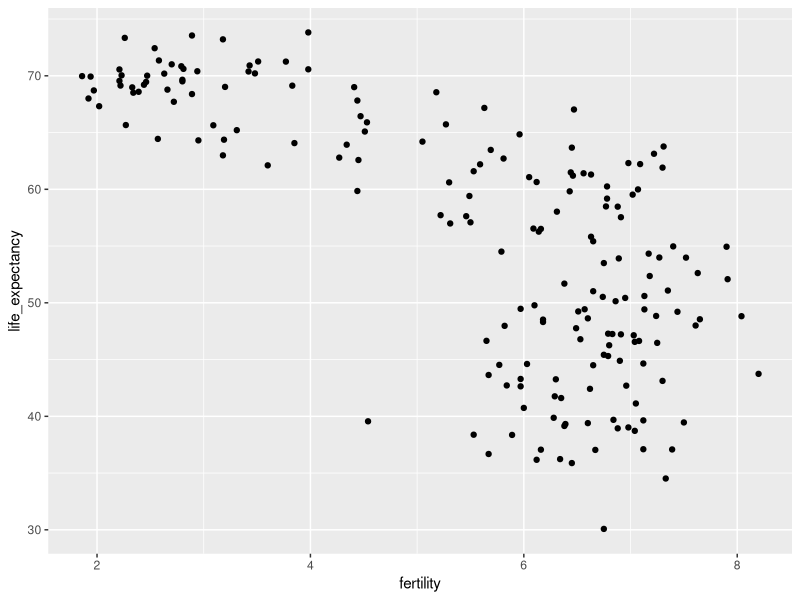
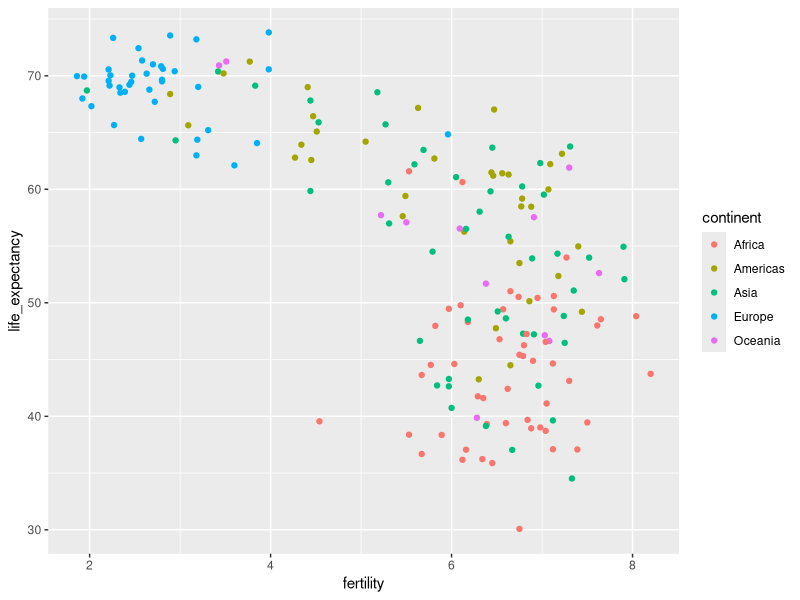
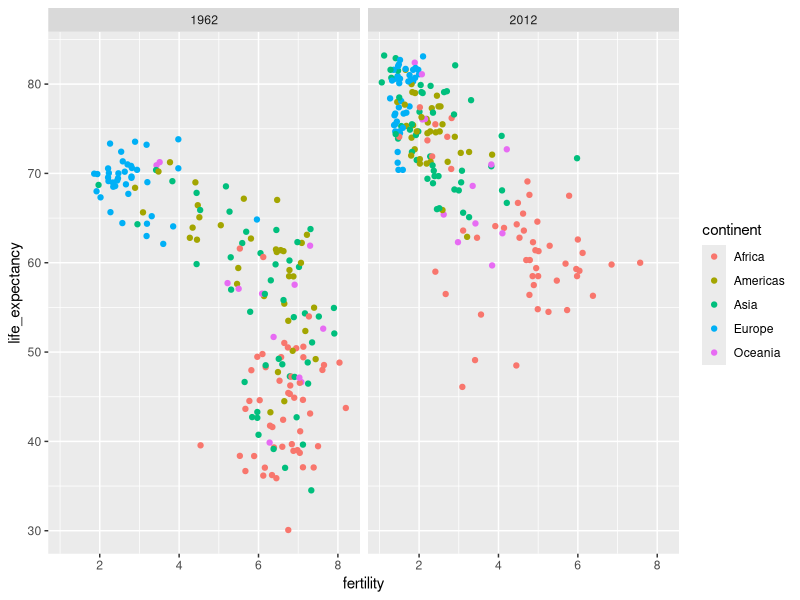
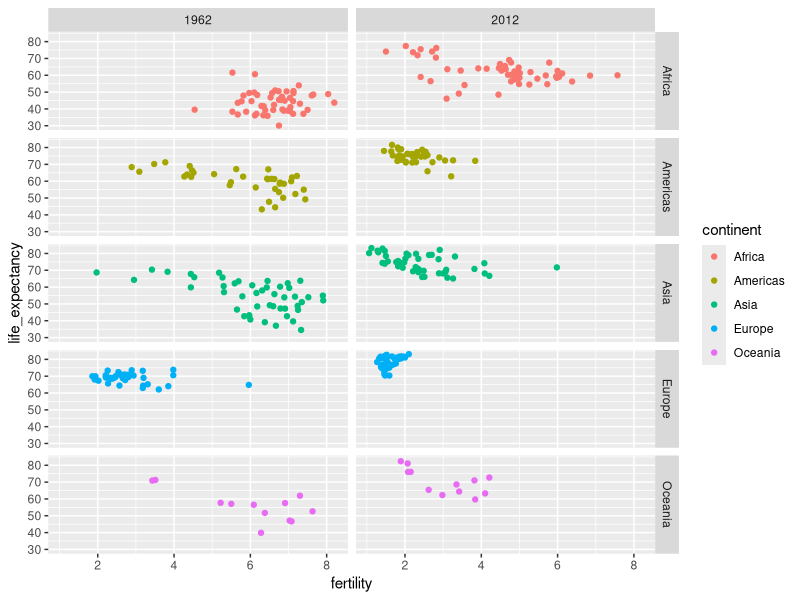
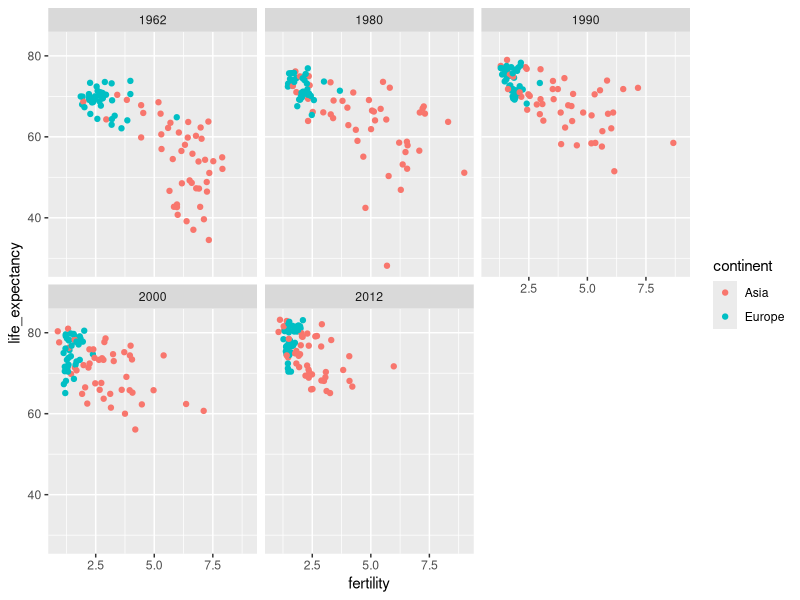
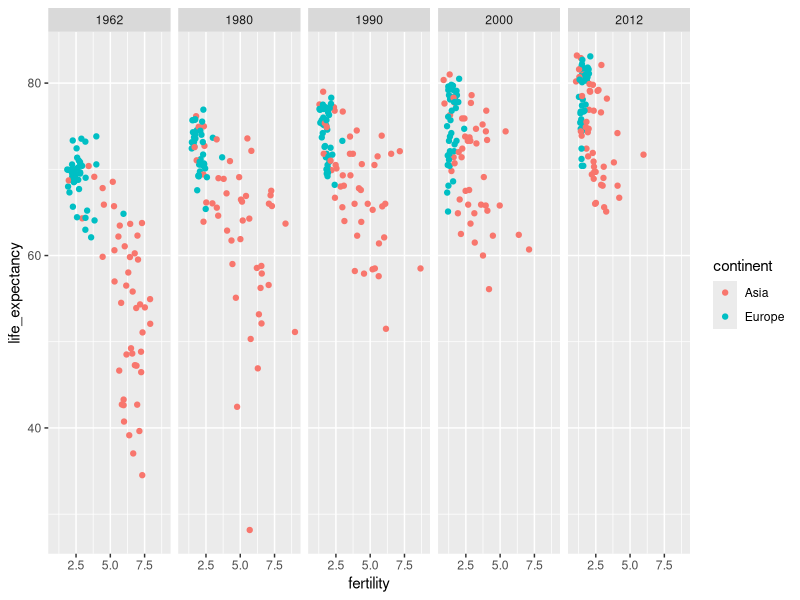
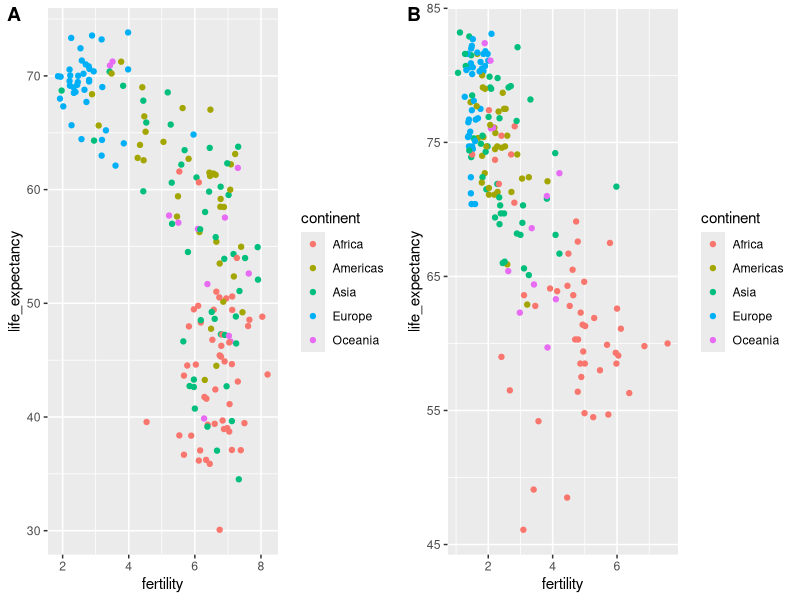
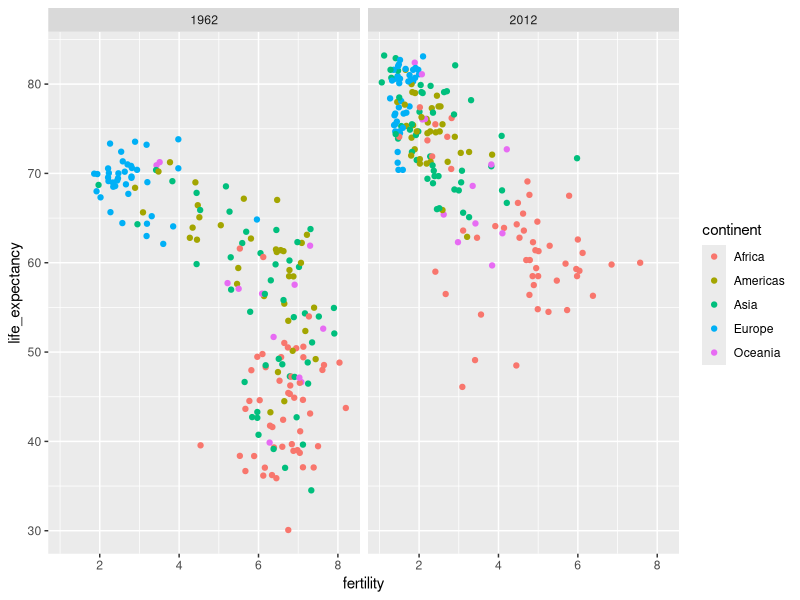

Here is the R script that generated these plots, in order:
## ---- chunk 1
library(tidyverse)
library(dslabs)
data(gapminder)   #from gapminder foundation
str(gapminder)    #it's not tidyverse dataframe 
## ---- chunk 2
gapminder %>% as.tibble()
## ---- chunk 3
inf_mor <- function(countries_name){
  gapminder %>% 
  filter(year == 2015 & country %in% countries_name) %>%
  select(country, infant_mortality)
}

cbind(inf_mor(c("Sri Lanka", "Poland", "Malaysia", "Pakistan", "Thailand")), 
      inf_mor(c("Turkey", "South Korea", "Russia", "Vietnam", "South Africa")))
## ---- chunk 4
filter(gapminder, year == 1962) %>%
  ggplot(aes(fertility, life_expectancy)) +
  geom_point()
## ---- chunk 5
filter(gapminder, year == 1962) %>%
  ggplot(aes(fertility, life_expectancy, color = continent)) +
  geom_point()
## ---- chunk 6
filter(gapminder, year %in% c(1962, 2012)) %>%
  ggplot(aes(fertility, life_expectancy, col = continent)) + 
  geom_point() +
  facet_grid(~year)
## ---- chunk 7
filter(gapminder, year %in% c(1962, 2012)) %>%
  ggplot(aes(fertility, life_expectancy, col = continent)) + 
  geom_point() +
  facet_grid(continent~year)
## ---- chunk 8
years <- c(1962, 1980, 1990, 2000, 2012)
continents <- c("Europe", "Asia")
gapminder %>%
  filter(year %in% years & continent %in% continents) %>%
  ggplot(aes(fertility, life_expectancy, col = continent)) +
  geom_point()+
  facet_wrap(~year, ncol=3)
## ---- chunk 9
years <- c(1962, 1980, 1990, 2000, 2012)
continents <- c("Europe", "Asia")
gapminder %>%
  filter(year %in% years & continent %in% continents) %>%
  ggplot(aes(fertility, life_expectancy, col = continent)) +
  geom_point()+
  facet_grid(~year)
## ---- chunk 10
install.packages("ggpubr") ##ggplot2 based publication ready plots
library(ggpubr)

past <- filter(gapminder, year %in% c("1962")) %>%
  ggplot(aes(fertility,life_expectancy, col = continent)) + 
  geom_point() 

present <- filter(gapminder, year %in% c("2012")) %>%
  ggplot(aes(fertility,life_expectancy, col = continent)) + 
  geom_point()

ggarrange(past, present,
         labels = c("A","B"))
## ---- chunk 11
filter(gapminder, year %in% c("1962", "2012")) %>%
  ggplot(aes(fertility, life_expectancy, col = continent)) +
  geom_point() +
  facet_grid(~year)
## ---- chunk 12
gapminder %>%
  filter(country == "United States") %>%
  ggplot(aes(year, fertility)) +
  geom_point()
## ---- chunk 13
gapminder %>%
  filter(country == "United States") %>%
  ggplot(aes(year, fertility)) +
  geom_line()
## ---- chunk 14
countries <- c("South Korea","Germany")

gapminder %>% filter(country %in% countries) %>% 
  ggplot(aes(year,fertility)) +
  geom_line()
## ---- chunk 15
gapminder %>% filter(country %in% countries & !is.na(fertility)) %>%
  ggplot(aes(year, fertility, color = country)) +
  geom_line()
## ---- chunk 16
# x, y stand for the position of labels

#labels <- data.frame(country = countries, x = c(1975, 1965), y = c(60, 72))
labels <- tibble(country = countries, x = c(1975, 1965), y = c(60, 72))

gapminder %>%
  filter(country %in% countries) %>%
  ggplot(aes(year, life_expectancy, col = country)) + 
  geom_line() +
  geom_text(data = labels, aes(x, y, label = country), size = 5) +
  theme(legend.position = "none")
## ---- chunk 17
gapminder <- gapminder %>% mutate(dollars_per_day = gdp/population/365)
## ---- chunk 18
#per day incomes from 1970

past_year <- 1970

gapminder %>%
  filter(year == past_year, !is.na(gdp)) %>%
  ggplot(aes(dollars_per_day)) + 
  geom_histogram(binwidth = 1, color = "black") 
## ---- chunk 19
gapminder %>% 
  filter(year == past_year & !is.na(gdp)) %>%
  ggplot(aes(log2(dollars_per_day))) + 
  geom_histogram(binwidth = 1, color = "black")
## ---- chunk 20
filter(gapminder, year == past_year) %>%
  summarize(min = min(population), max = max(population))
## ---- chunk 21
gapminder %>%
  filter(year == past_year) %>%
  ggplot(aes(log10(population))) + 
  geom_histogram(binwidth = 0.5, color = "black")
## ---- chunk 22
gapminder %>%
  filter(year == past_year & !is.na(gdp)) %>%
  ggplot(aes(dollars_per_day)) + 
  geom_histogram(binwidth = 1, color = "black") + 
  scale_x_continuous(trans = "log2")
## ---- chunk 23
p <- gapminder %>% 
  filter(year == past_year & !is.na(gdp)) %>%
  ggplot(aes(region, dollars_per_day))
p + geom_point()
## ---- chunk 24
p + geom_point() +
  theme(axis.text.x = element_text(angle = 90, hjust = 1 ))
## ---- chunk 25
p <- gapminder %>%
  filter(year == past_year & !is.na(gdp)) %>%
  mutate(region = reorder(region, dollars_per_day, FUN = median)) %>% # `FUN` : orderign criteria / ordering by median value
  ggplot(aes(region, dollars_per_day)) +
  geom_point() + 
  theme(axis.text.x = element_text(angle = 90, hjust =1))
p
## ---- chunk 26
a <- gapminder %>%
  filter(year == past_year & !is.na(gdp)) %>%
  select(region, dollars_per_day) 

a %>% mutate(region = reorder(region, dollars_per_day, FUN = median)) 
## ---- chunk 27
p + scale_y_continuous(trans = "log2")
## ---- chunk 28
gapminder <- gapminder %>%
  mutate(group = case_when(
    region %in% c("Western Europe", "Northern Europe","Southern Europe", 
                    "Northern America", "Australia and New Zealand") ~ "West",
    region %in% c("Eastern Asia", "South-Eastern Asia") ~ "East Asia", 
    region %in% c("Caribbean", "Central America", "South America") ~ "Latin America", 
    continent == "Africa" & region != "North Africa" ~ "Sub-Saharan Africa",
    TRUE ~ "Others"))
## ---- chunk 29
gapminder <- gapminder %>%
  mutate(group = factor(group,
                        levels = c("Others", "Latin America", "East Asia", "Sub-Saharan Africa", "West")))
## ---- chunk 30
p <- gapminder %>%
  filter(year == past_year & !is.na(gdp)) %>%
  ggplot(aes(group, dollars_per_day)) +
  geom_boxplot() +
  theme(axis.text.x = element_text(angle = 90, hjust = 1)) +
  scale_y_continuous(trans = "log2") +
  xlab("")
p
## ---- chunk 31
p + geom_point(alpha = 0.5)
## ---- chunk 32
#install.packages("ggridges")
library(ggridges)

p <- gapminder %>%
  filter(year == past_year & !is.na(dollars_per_day)) %>%
  ggplot(aes(dollars_per_day, group)) + 
  scale_x_continuous(trans = "log2")
p + geom_density_ridges()
## ---- chunk 33
p + geom_density_ridges(jittered_points = TRUE)
## ---- chunk 34
p + geom_density_ridges(jittered_points = TRUE,
                        position = position_points_jitter(width = 0.05, height = 0),
                        point_shape = '|', point_size = 3, point_alpha = 1, alpha = 0.7)
## ---- chunk 35
past_year <- 1970
present_year <- 2010
gapminder %>%
  filter(year %in% c(past_year, present_year) & !is.na(gdp)) %>%
  mutate(west = ifelse(group == "West", "West", "Developing")) %>%
  ggplot(aes(dollars_per_day)) + 
  geom_histogram(binwidth = 1, color = "black") +
  scale_x_continuous(trans = "log2") +
  facet_grid(year ~ west)
## ---- chunk 36
country_list_1 <- gapminder %>% 
  filter(year == past_year & !is.na(dollars_per_day)) %>% 
  pull(country)

country_list_2 <- gapminder %>% 
  filter(year == present_year & !is.na(dollars_per_day)) %>% 
  pull(country)
      
country_list <- intersect(country_list_1, country_list_2)
## ---- chunk 37
past_year <- 1970
present_year <- 2010
gapminder %>%
  filter(year %in% c(past_year, present_year) & country %in% country_list & !is.na(gdp)) %>%
  mutate(west = ifelse(group == "West", "West", "Developing")) %>%
  ggplot(aes(dollars_per_day)) + 
  geom_histogram(binwidth = 1, color = "black") +
  scale_x_continuous(trans = "log2") +
  facet_grid(year ~ west)
## ---- chunk 38
gapminder %>% 
  filter(year %in% c(past_year, present_year) & country %in% country_list) %>%
  ggplot(aes(group, dollars_per_day)) +
  geom_boxplot() +
  theme(axis.text.x = element_text(angle = 90, hjust = 1)) +
  scale_y_continuous(trans = "log2") +
  xlab("") +
  facet_grid(. ~ year)
## ---- chunk 39
gapminder %>% 
  filter(year %in% c(past_year, present_year) & country %in% country_list) %>%
  mutate(year = factor(year)) %>%
  ggplot(aes(group, dollars_per_day, fill = year)) +
  geom_boxplot() +
  theme(axis.text.x = element_text(angle = 90, hjust = 1)) +
  scale_y_continuous(trans = "log2") +
  xlab("") 
## ---- chunk 40
gapminder %>%
  filter(year %in% c(past_year, present_year) & country %in% country_list) %>%
  ggplot(aes(dollars_per_day)) +
  geom_density(fill="grey") +
  scale_x_continuous(trans = "log2") +
  facet_grid(.~year)
## ---- chunk 41
gapminder %>%
  filter(year %in% c(past_year, present_year) & country %in% country_list) %>%
  mutate(group = ifelse(group == "West", "West", "Developing")) %>%
  ggplot(aes(dollars_per_day, fill = group)) +
  scale_x_continuous(trans = "log2") +
  geom_density(alpha = 0.2) + 
  facet_grid(year ~ .)
## ---- chunk 42
p <- gapminder %>%
  filter(year %in% c(past_year, present_year) & country %in% country_list) %>%
  mutate(group = ifelse(group == "West", "West", "Developing")) %>%
  ggplot(aes(dollars_per_day, y = ..count.., fill =group)) +
  scale_x_continuous(trans = "log2", limit = c(0.125,300))
p + geom_density(alpha = 0.2) +
  facet_grid(year ~.)
## ---- chunk 43
p + geom_density(alpha = 0.2, bw = 0.75) + facet_grid(year ~ .)
## ---- chunk 44
gapminder %>%
  filter(year %in% c(past_year, present_year) & !is.na(dollars_per_day)) %>%
  ggplot(aes(dollars_per_day, group)) +
  scale_x_continuous(trans = "log2") +
  geom_density_ridges(adjust = 1.5) +
  facet_grid(.~year)
## ---- chunk 45
gapminder %>%
      filter(year %in% c(past_year, present_year) & country %in% country_list) %>%
  group_by(year) %>%
  mutate(weight = population/sum(population)*2) %>%
  ungroup() %>%
  ggplot(aes(dollars_per_day, fill = group)) +
  scale_x_continuous(trans = "log2", limit = c(0.125, 300)) + 
  geom_density(alpha = 0.2, bw = 0.75, position = "stack") + facet_grid(year ~ .) 
## ---- chunk 46
gapminder <- gapminder %>% 
  mutate(group = case_when(
    region %in% c("Western Europe", "Northern Europe","Southern Europe", 
                    "Northern America", "Australia and New Zealand") ~ "West",
    region %in% "Northern Africa" ~ "Northern Africa",
    region %in% c("Eastern Asia", "South-Eastern Asia") ~ "East Asia",
    region == "Southern Asia"~ "Southern Asia",
    region %in% c("Central America", "South America", "Caribbean") ~ "Latin America",
    continent == "Africa" & region != "Northern Africa" ~ "Sub-Saharan Africa",
    region %in% c("Melanesia", "Micronesia", "Polynesia") ~ "Pacific Islands"))
## ---- chunk 47
surv_income <- gapminder %>% 
  filter(year %in% present_year & !is.na(gdp) & 
           !is.na(infant_mortality) & !is.na(group)) %>%
  group_by(group) %>%
  summarize(income = sum(gdp)/sum(population)/365,
            infant_survival_rate = 
              1 - sum(infant_mortality/1000*population)/sum(population)) 

surv_income %>% arrange(income)
## ---- chunk 48
surv_income %>% ggplot(aes(income, infant_survival_rate, color = group)) +
  geom_point() + 
  scale_x_continuous(trans = "log2")
